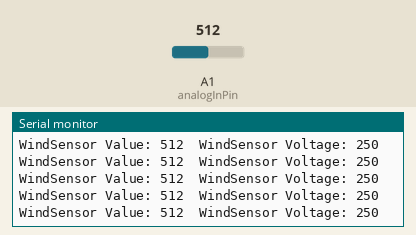
Bench run of a sketch on a simulated Arduino Uno, built with avr-gcc and run on an emulated ATmega328P. Shown: the last lines printed to the serial monitor. The test bench sets the inputs (shaded band); at power-on: A1 (analogInPin) = 512.

Above: at 1.2 s.
1.3 s: A1 (analogInPin) set to 213
At 1.41 s:
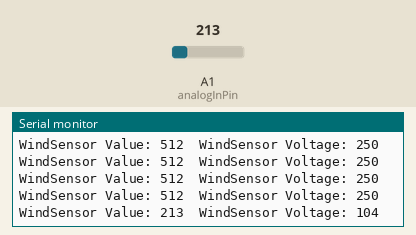
4.3 s: A1 (analogInPin) set to 187
At 4.31 s:
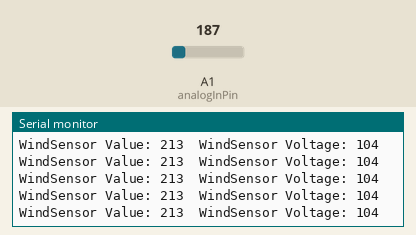
Timing chart, 0 to 7.3 s (numbered marks = the images above; inputs shaded):
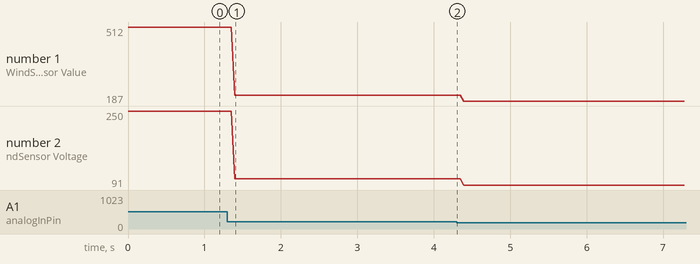

The sketch:

wind.ino
```cpp
//wind
const int analogInPin = A1;
int windsensorValue = 0;
float windsensorVoltage = 0.0;
float windSpeed = 0.0;

void setup() {
  Serial.begin(9600);
  // put your setup code here, to run once:

}

void loop() {
  windsensorValue = analogRead(analogInPin);
   if (windsensorValue == 0 || windsensorValue == 1023) return;
   windsensorVoltage = windsensorValue * .004882814;
   //int nMapSensorVal = map(sensorValue, 0, 1023, 0.4, 2);

  Serial.print("WindSensor Value: ");
  Serial.print(windsensorValue);
  Serial.print("\t");
  Serial.print("WindSensor Voltage: ");
  Serial.print(int(windsensorVoltage*100));

  if (windsensorVoltage <= 0.4)
    windSpeed = 0;
  else
  {
   windSpeed = (windsensorVoltage-0.4) * 10 * 2;
  }

  Serial.println("\t");
  //Serial.print("Wind Speed: ");
  //Serial.println(windSpeed);
  //delay(100);
}
```

Measured:
- after the input at 1.3 s, the serial monitor: prints a new line after 0.10 s (image 1)
- plotted number 1: 512 → 213 after the input at 1.3 s, 213 → 187 after the input at 4.3 s
- plotted number 2: 250 → 104 after the input at 1.3 s, 104 → 91 after the input at 4.3 s
